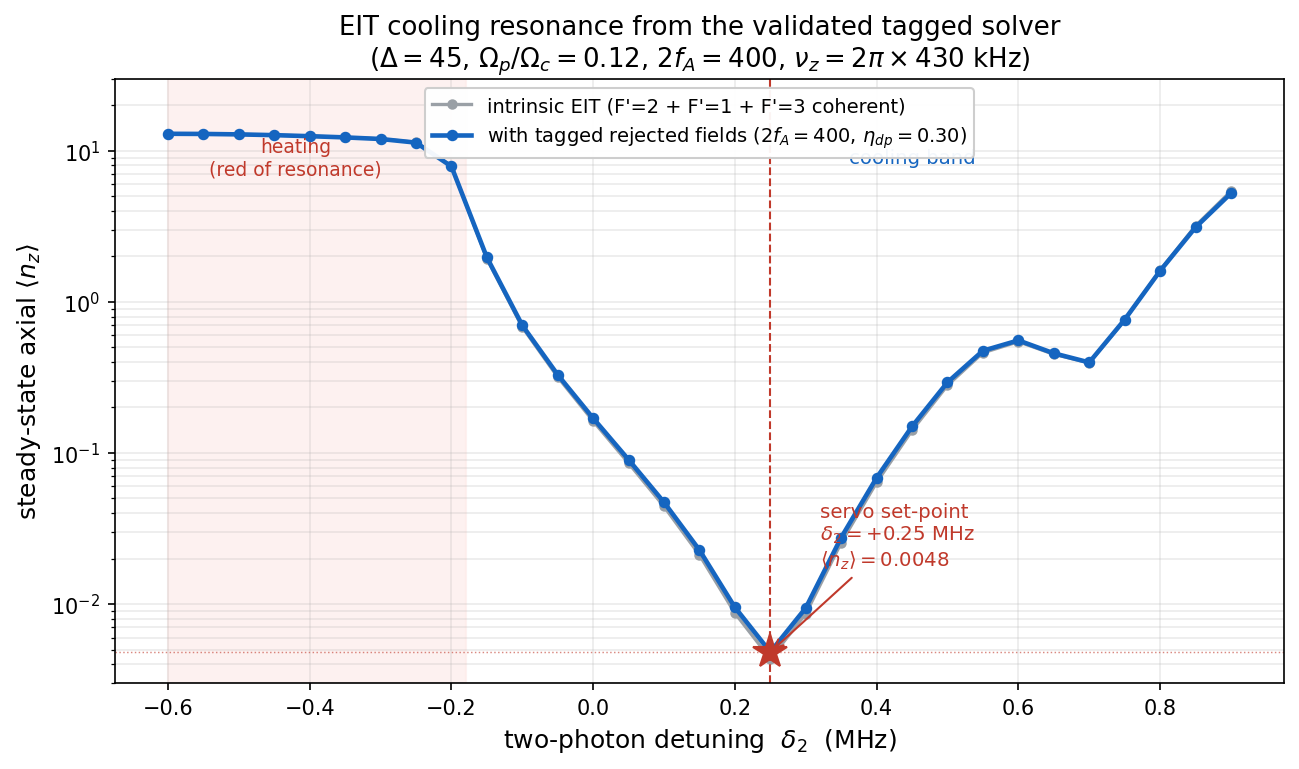

This figure's Python source:
"""
fig_delta2_landscape.py  --  Axial floor <n_z> vs two-photon detuning delta2,
computed from the validated QuTiP tagged steady-state solver at the v14
operating point.  Shows the EIT cooling resonance and the servo set-point
(the e3 admixture Stark-shifts g2 by ~ -0.2 MHz, so the optimum sits at a
small POSITIVE delta2 offset, not at 0).

Engine: ../src/engines/tagged_solver.py  (legs='swapped' = adopted; e3 + rejected
tagged fields included).
"""
import os, sys
import numpy as np
import matplotlib
matplotlib.use("Agg")
import matplotlib.pyplot as plt

sys.path.insert(0, os.path.join(os.path.dirname(__file__), "..", "src", "engines"))
import tagged_solver as ts

# ---- v14 operating point ----
Delta, OmR, twofA, eta_dp, Nf = 45.0, 0.12, 400.0, 0.30, 14

d2 = np.linspace(-0.6, 0.9, 31)
full = np.array([ts.solve(Delta=Delta, twofA=twofA, eta_dp=eta_dp, d2=x,
                          OmR=OmR, Nf=Nf, legs="swapped") for x in d2])
# clean reference (no rejected tagged fields): the intrinsic EIT floor
clean = np.array([ts.solve(Delta=Delta, twofA=twofA, eta_dp=eta_dp, d2=x,
                           OmR=OmR, Nf=Nf, legs="swapped",
                           with_rejected=False) for x in d2])

imin = int(np.argmin(full)); d2_opt, f_opt = d2[imin], full[imin]
jmin = int(np.argmin(clean)); f_clean = clean[jmin]
print("operating delta2 = %+.3f MHz   floor(full) = %.4f   floor(clean) = %.4f"
      % (d2_opt, f_opt, f_clean))

fig, ax = plt.subplots(figsize=(8.8, 5.3))
ax.set_yscale("log")
ax.plot(d2, clean, "o-", ms=4, color="#9aa0a6", lw=1.6,
        label="intrinsic EIT (F'=2 + F'=1 + F'=3 coherent)")
ax.plot(d2, full, "o-", ms=4.5, color="#1565c0", lw=2.2,
        label=r"with tagged rejected fields ($2f_A=400$, $\eta_{dp}=0.30$)")
ax.set_ylim(3e-3, 3e1)

# cooling / heating guide
ax.axvspan(d2[0], -0.18, color="#fdecea", alpha=0.7, zorder=0)
ax.text(-0.42, 9.0, "heating\n(red of resonance)", fontsize=9, color="#c0392b",
        ha="center", va="center")
ax.text(0.45, 9.0, "cooling band", fontsize=9.5, color="#1565c0", ha="center", va="center")

# operating point
ax.axvline(d2_opt, color="#c0392b", lw=1.0, ls="--")
ax.axhline(f_opt, color="#c0392b", lw=0.7, ls=":", alpha=0.6)
ax.plot([d2_opt], [f_opt], "*", ms=17, color="#c0392b", zorder=6)
ax.annotate("servo set-point\n$\\delta_2=%+.2f$ MHz\n$\\langle n_z\\rangle=%.4f$"
            % (d2_opt, f_opt), xy=(d2_opt, f_opt),
            xytext=(d2_opt + 0.07, 0.018), fontsize=9.5, color="#c0392b",
            ha="left", arrowprops=dict(arrowstyle="->", color="#c0392b", lw=1.0))

ax.set_xlabel(r"two-photon detuning  $\delta_2$  (MHz)", fontsize=12)
ax.set_ylabel(r"steady-state axial $\langle n_z\rangle$", fontsize=12)
ax.set_title("EIT cooling resonance from the validated tagged solver\n"
             r"($\Delta=45$, $\Omega_p/\Omega_c=0.12$, $2f_A=400$, $\nu_z=2\pi\times430$ kHz)",
             fontsize=12.5)
ax.legend(fontsize=9.3, loc="upper center", framealpha=0.95)
ax.grid(alpha=0.25, which="both")
plt.tight_layout()
plt.savefig("fig_delta2_landscape.png", dpi=150, bbox_inches="tight")
print("wrote fig_delta2_landscape.png")
